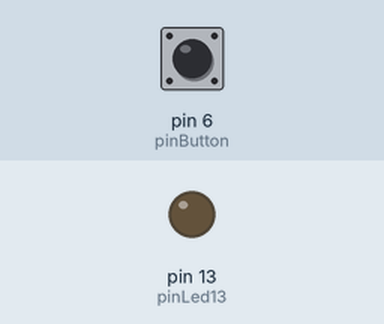
A sketch run on a simulated Arduino Uno, built with avr-gcc and run on an emulated ATmega328P. Shown: output pins drawn as LEDs (lit = HIGH). Inputs (shaded band) come from the test bench; at power-on: pin 6 (pinButton) LOW.

Above: at 1.2 s.
1.3 s: pin 6 (pinButton) pulled HIGH for 0.15 s
At 1.37 s:
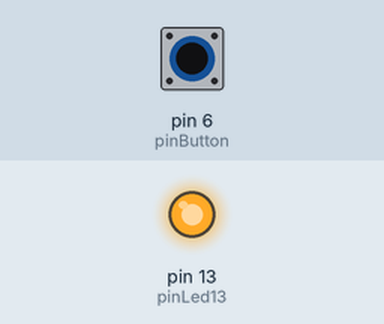
2.9 s: pin 6 (pinButton) pulled HIGH for 3.2 s
At 6.8 s:
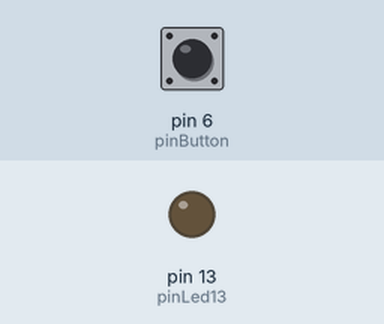
Timing chart, 0 to 8.3 s (numbered marks = the images above; inputs shaded):
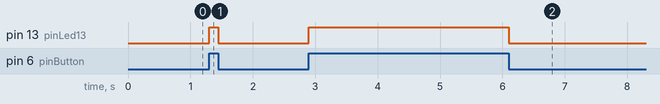

Measured:
- after the input at 1.3 s, pin 13 (pinLed13): LOW → HIGH at once, → LOW 0.15 s later
- after the input at 2.9 s, pin 13 (pinLed13): LOW → HIGH at once, → LOW 3.2 s later

The sketch:

my_blink_pushbutton.ino
```cpp
const int pinLed13 = 13;
const int pinButton = 6;

void setup() {
  pinMode(pinLed13, OUTPUT);
}

void loop() {
  int btPressed = digitalRead(pinButton);
  if (btPressed == HIGH) {
    digitalWrite(pinLed13, HIGH);
  } else {
    digitalWrite(pinLed13, LOW);
  }
}
```
